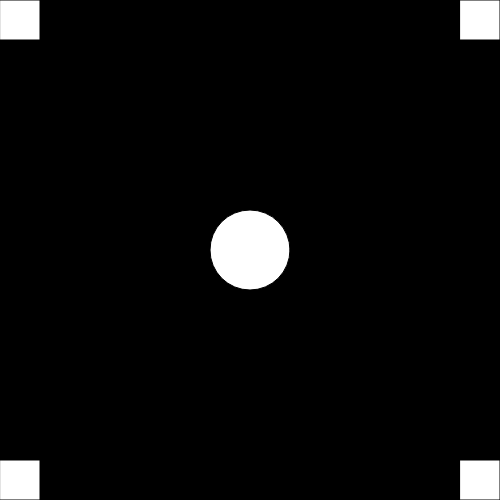
Frame 1 (no input)
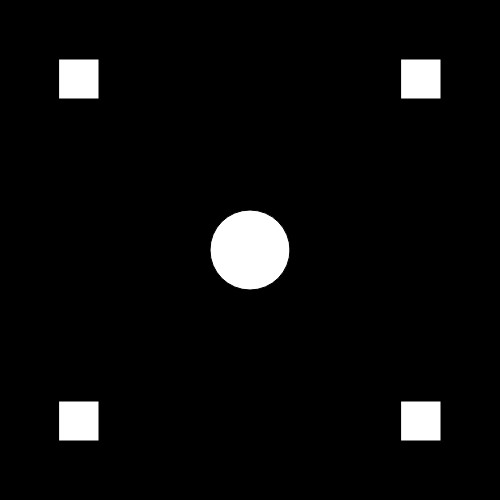
Frame 60 (no input)
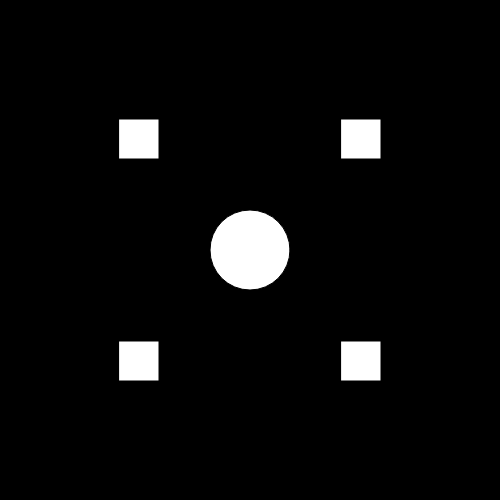
Frame 120 (the mouse pressed at the canvas centre since frame 60)

The p5.js sketch that drew these frames (run headless with seeded random() and noise() and a simulated clock; from frame 60 on, the mouse is pressed at the canvas centre):

// p5.js sketch
// ── sketch.js
i = 0;
speed = 1;
size = 500;
rectsize = 40;
function setup() {
  createCanvas(size, size);
}

function draw() {
  background(0);
  rect(i, i, rectsize, rectsize);
  rect(size - i - rectsize, size - i - rectsize, rectsize, rectsize);
  rect(size - i - rectsize, i, rectsize, rectsize);
  rect(i, size - i - rectsize, rectsize, rectsize);
  circle(size / 2, size / 2, rectsize * 2);
  i += speed;
  if (i >= size - rectsize) i = 0;
}
